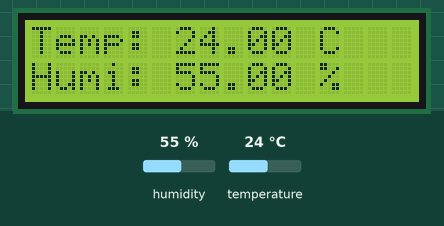
A sketch run on a simulated Arduino Uno, built with avr-gcc and run on an emulated ATmega328P. On the bench: 16×2 character LCD. The inputs (shaded band) are chosen by the test bench; at power-on: humidity 55 %, temperature 24 °C. What the sketch prints to the serial monitor is not drawn.

Above: at 3.2 s.
3.3 s: humidity set to 22 %
At 5.6 s:
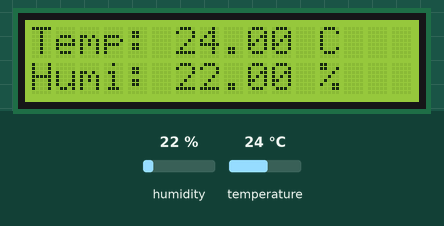
6.0 s: temperature set to 12 °C
At 6.7 s:
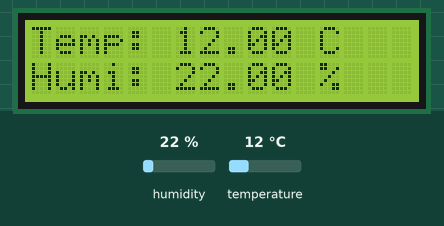
8.7 s: humidity set to 40 %
At 11.3 s:
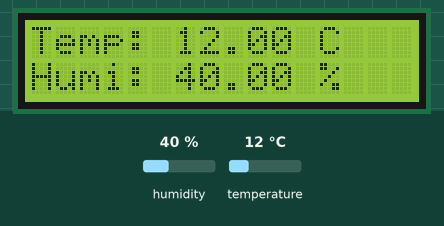
11.8 s: temperature set to 19 °C
At 13.6 s:
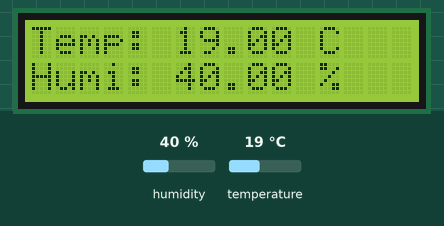
Timing chart, 0 to 15.1 s (numbered marks = the images above; inputs shaded):
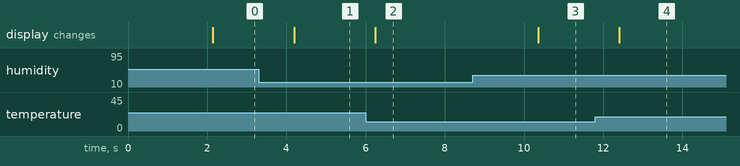

Measured:
- after the input at 3.3 s, the display: changes after 0.89 s (image 1)
- after the input at 6.0 s, the display: changes after 0.25 s (image 2)
- after the input at 8.7 s, the display: changes after 1.7 s (image 3)
- after the input at 11.8 s, the display: changes after 0.61 s (image 4)

The sketch:

code_Meteostation.ino
```cpp
#include "DHT.h"
#include <Wire.h> // библиотека для управления устройствами по I2C
#include <LiquidCrystal_I2C.h> // подключаем библиотеку для QAPASS 1602

#define DHTPIN 2
#define DHTTYPE DHT11
DHT dht(DHTPIN, DHTTYPE);
LiquidCrystal_I2C LCD(0x27,16,2); // присваиваем имя LCD для дисплея


void setup() {
  Serial.begin(9600);
   dht.begin();
   LCD.init(); // инициализация LCD дисплея
   LCD.backlight(); // включение подсветки дисплея

   LCD.setCursor(0, 0);
   LCD.print("Meteo Station");
   LCD.setCursor(0, 1);
   LCD.print("Starting...");
   delay(2000);
}

void loop() {
  float h = dht.readHumidity();
  float t = dht.readTemperature();

  if (isnan(h) || isnan(t)) {
    Serial.println(F("Failed to read from DHT sensor!"));
    LCD.clear();
    LCD.setCursor(0, 0);
    LCD.print("Sensor Error!");
    delay(2000);
    return;
  }

  LCD.clear();
  LCD.setCursor(0, 0);
  LCD.print("Temp: ");
  LCD.print(t);
  LCD.print(" C");
  LCD.setCursor(0, 1);
  LCD.print("Humi: ");
  LCD.print(h);
  LCD.print(" %");
  Serial.print("Temp: ");
  Serial.print(t);
  Serial.print(" C");
  Serial.print("     Humi: ");
  Serial.print(h);
  Serial.println(" %");
  delay(2000);
}
```
